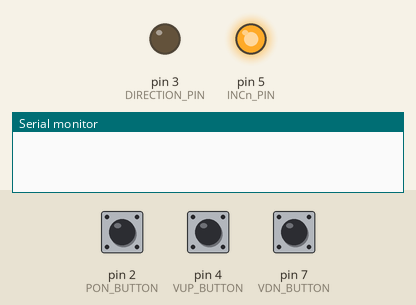
This sketch was run on a simulated Arduino Uno, built with avr-gcc and run on an emulated ATmega328P. On the bench: output pins drawn as LEDs (lit = HIGH), the last lines printed to the serial monitor. The test bench sets the inputs (shaded band); at power-on: pin 4 (VUP_BUTTON) LOW, pin 7 (VDN_BUTTON) LOW, pin 2 (PON_BUTTON) LOW. Pins used as bus, display or sensor lines are not drawn.

Above: at 1.2 s.
1.3 s: pin 4 (VUP_BUTTON) pulled HIGH for 0.15 s
At 2.2 s:
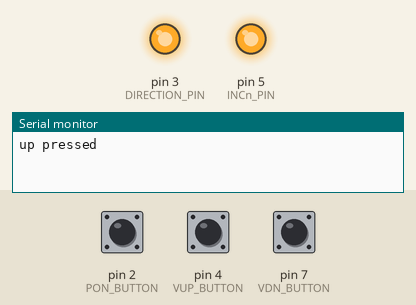
2.9 s: pin 4 (VUP_BUTTON) pulled HIGH for 1 s
5.4 s: pin 7 (VDN_BUTTON) pulled HIGH for 0.15 s
At 6.6 s:
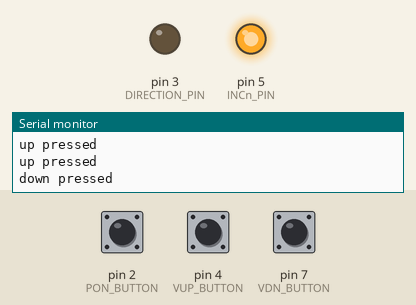
7.0 s: pin 7 (VDN_BUTTON) pulled HIGH for 1 s
9.5 s: pin 4 (VUP_BUTTON) pulled HIGH for 3.2 s
At 9.9 s:
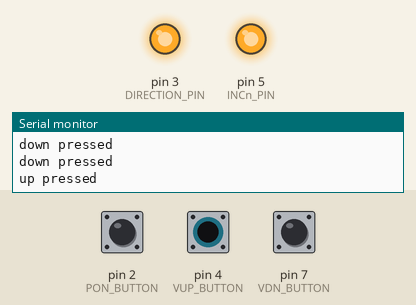
14.2 s: pin 7 (VDN_BUTTON) pulled HIGH for 3.2 s
At 15.1 s:
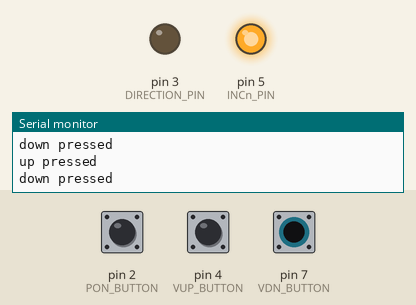
Timing chart, 0 to 17.2 s (numbered marks = the images above; inputs shaded):
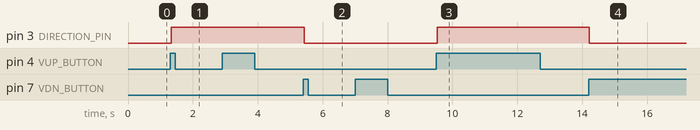

The sketch:

PotControl.ino
```cpp
#define VUP_BUTTON    4
#define VDN_BUTTON    7
#define PON_BUTTON    2
#define CSn_PIN       1
#define INCn_PIN      5
#define DIRECTION_PIN 3

#define BAUD          9600
#define POT_DELAY     5       // ms

bool ponSeenPressed = false;
bool vupSeenPressed = false;
bool vdnSeenPressed = false;

void setup() {
  pinMode(VUP_BUTTON, INPUT);
  pinMode(VDN_BUTTON, INPUT);
  pinMode(PON_BUTTON, INPUT);

  pinMode(CSn_PIN, OUTPUT);
  pinMode(INCn_PIN, OUTPUT);
  pinMode(DIRECTION_PIN, OUTPUT);

  digitalWrite(CSn_PIN, HIGH);
  digitalWrite(INCn_PIN, HIGH);

  Serial.begin(BAUD);
  while (!Serial);
}

void loop() {
  if (processButton(VUP_BUTTON, &vupSeenPressed)) {
    Serial.println("up pressed");
    potChange(true);
  }

  if (processButton(VDN_BUTTON, &vdnSeenPressed)) {
    Serial.println("down pressed");
    potChange(false);
  }

  processButton(PON_BUTTON, &ponSeenPressed);

  delay(30);
}

bool processButton(int pin, bool *seenFlag) {
  int val = digitalRead(pin);

  if (val == HIGH && !(*seenFlag)) {
    *seenFlag = true;
    return true;
  } else if (val == LOW) {
    *seenFlag = false;
  }

  return false;
}

void potChange(bool up) {
  digitalWrite(CSn_PIN, LOW);
  delay(POT_DELAY);

  digitalWrite(DIRECTION_PIN, (up) ? HIGH : LOW);
  delay(POT_DELAY);

  digitalWrite(INCn_PIN, LOW);
  delay(POT_DELAY);

  digitalWrite(INCn_PIN, HIGH);
  delay(POT_DELAY);

  digitalWrite(CSn_PIN, HIGH);
  delay(POT_DELAY);
}
```

Measured:
- after the input at 1.3 s, pin 3 (DIRECTION_PIN): LOW → HIGH at once
- after the input at 5.4 s, pin 3 (DIRECTION_PIN): HIGH → LOW at once
- after the input at 9.5 s, pin 3 (DIRECTION_PIN): LOW → HIGH at once
- after the input at 14.2 s, pin 3 (DIRECTION_PIN): HIGH → LOW at once
